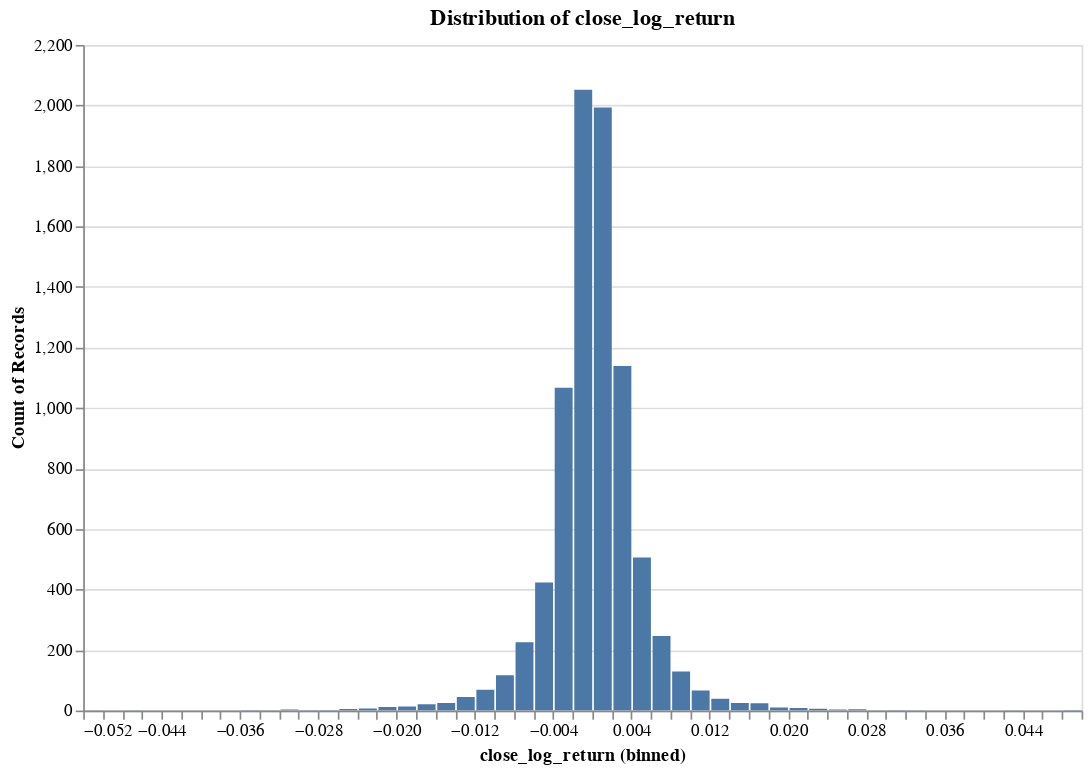

Source (notebook cell):
### Code cell
research.plot_distribution(ts, target, no_bins = 100)

### Figure 1 — Vega specification as saved in the notebook (floating-point values rounded to 4 significant figures)
{"$schema": "https://vega.github.io/schema/vega/v5.json", "data": [{"name": "param_4_store"}, {"name": "source_0", "values": [{"__count": 2052, "bin_maxbins_100_close_log_return": -0.002, "bin_maxbins_100_close_log_return_end": -1.735e-18}, {"__count": 1139, "bin_maxbins_100_close_log_return": 0.002, "bin_maxbins_100_close_log_return_end": 0.004}, {"__count": 1067, "bin_maxbins_100_close_log_return": -0.004, "bin_maxbins_100_close_log_return_end": -0.002}, {"__count": 1993, "bin_maxbins_100_close_log_return": 0.0, "bin_maxbins_100_close_log_return_end": 0.002}, {"__count": 506, "bin_maxbins_100_close_log_return": 0.004, "bin_maxbins_100_close_log_return_end": 0.006}, {"__count": 423, "bin_maxbins_100_close_log_return": -0.006, "bin_maxbins_100_close_log_return_end": -0.004}, {"__count": 129, "bin_maxbins_100_close_log_return": 0.008, "bin_maxbins_100_close_log_return_end": 0.01}, {"__count": 246, "bin_maxbins_100_close_log_return": 0.006, "bin_maxbins_100_close_log_return_end": 0.008}, {"__count": 117, "bin_maxbins_100_close_log_return": -0.01, "bin_maxbins_100_close_log_return_end": -0.008}, {"__count": 25, "bin_maxbins_100_close_log_return": 0.014, "bin_maxbins_100_close_log_return_end": 0.016}, {"__count": 226, "bin_maxbins_100_close_log_return": -0.008, "bin_maxbins_100_close_log_return_end": -0.006}, {"__count": 69, "bin_maxbins_100_close_log_return": -0.012, "bin_maxbins_100_close_log_return_end": -0.01}, {"__count": 39, "bin_maxbins_100_close_log_return": 0.012, "bin_maxbins_100_close_log_return_end": 0.014}, {"__count": 2, "bin_maxbins_100_close_log_return": -0.028, "bin_maxbins_100_close_log_return_end": -0.026}, {"__count": 45, "bin_maxbins_100_close_log_return": -0.014, "bin_maxbins_100_close_log_return_end": -0.012}, {"__count": 66, "bin_maxbins_100_close_log_return": 0.01, "bin_maxbins_100_close_log_return_end": 0.012}, {"__count": 24, "bin_maxbins_100_close_log_return": 0.016, "bin_maxbins_100_close_log_return_end": 0.018}, {"__count": 21, "bin_maxbins_100_close_log_return": -0.018, "bin_maxbins_100_close_log_return_end": -0.016}, {"__count": 3, "bin_maxbins_100_close_log_return": 0.024, "bin_maxbins_100_close_log_return_end": 0.026}, {"__count": 4, "bin_maxbins_100_close_log_return": 0.026, "bin_maxbins_100_close_log_return_end": 0.028}, {"__count": 10, "bin_maxbins_100_close_log_return": 0.018, "bin_maxbins_100_close_log_return_end": 0.02}, {"__count": 13, "bin_maxbins_100_close_log_return": -0.02, "bin_maxbins_100_close_log_return_end": -0.018}, {"__count": 8, "bin_maxbins_100_close_log_return": 0.02, "bin_maxbins_100_close_log_return_end": 0.022}, {"__count": 2, "bin_maxbins_100_close_log_return": -0.03, "bin_maxbins_100_close_log_return_end": -0.028}, {"__count": 7, "bin_maxbins_100_close_log_return": -0.024, "bin_maxbins_100_close_log_return_end": -0.022}, {"__count": 12, "bin_maxbins_100_close_log_return": -0.022, "bin_maxbins_100_close_log_return_end": -0.02}, {"__count": 6, "bin_maxbins_100_close_log_return": 0.022, "bin_maxbins_100_close_log_return_end": 0.024}, {"__count": 25, "bin_maxbins_100_close_log_return": -0.016, "bin_maxbins_100_close_log_return_end": -0.014}, {"__count": 1, "bin_maxbins_100_close_log_return": 0.032, "bin_maxbins_100_close_log_return_end": 0.034}, {"__count": 5, "bin_maxbins_100_close_log_return": -0.026, "bin_maxbins_100_close_log_return_end": -0.024}, {"__count": 2, "bin_maxbins_100_close_log_return": 0.048, "bin_maxbins_100_close_log_return_end": 0.05}, {"__count": 2, "bin_maxbins_100_close_log_return": -0.036, "bin_maxbins_100_close_log_return_end": -0.034}, {"__count": 1, "bin_maxbins_100_close_log_return": -0.034, "bin_maxbins_100_close_log_return_end": -0.032}, {"__count": 3, "bin_maxbins_100_close_log_return": -0.032, "bin_maxbins_100_close_log_return_end": -0.03}, {"__count": 1, "bin_maxbins_100_close_log_return": 0.042, "bin_maxbins_100_close_log_return_end": 0.044}, {"__count": 2, "bin_maxbins_100_close_log_return": 0.03, "bin_maxbins_100_close_log_return_end": 0.032}, {"__count": 1, "bin_maxbins_100_close_log_return": -0.048, "bin_maxbins_100_close_log_return_end": -0.046}, {"__count": 1, "bin_maxbins_100_close_log_return": -0.052, "bin_maxbins_100_close_log_return_end": -0.05}, {"__count": 1, "bin_maxbins_100_close_log_return": 0.028, "bin_maxbins_100_close_log_return_end": 0.03}]}, {"name": "source_0_y_domain___count", "values": [{"min": 1, "max": 2052}]}], "signals": [{"name": "bin_maxbins_100_close_log_return_bins", "value": {"fields": ["close_log_return"], "fname": "bin_close_log_return", "start": -0.052, "step": 0.002, "stop": 0.05}}, {"name": "unit", "value": {}, "on": [{"events": "pointermove", "update": "isTuple(group()) ? group() : unit"}]}, {"name": "param_4", "update": "vlSelectionResolve(\"param_4_store\", \"union\")"}, {"name": "param_4_close_log_return", "on": [{"events": [{"source": "view", "type": "dblclick"}], "update": "null"}, {"events": {"signal": "param_4_translate_delta"}, "update": "panLinear(param_4_translate_anchor.extent_x, -param_4_translate_delta.x / width)"}, {"events": {"signal": "param_4_zoom_delta"}, "update": "zoomLinear(domain(\"x\"), param_4_zoom_anchor.x, param_4_zoom_delta)"}]}, {"name": "param_4_tuple", "on": [{"events": [{"signal": "param_4_close_log_return"}], "update": "param_4_close_log_return ? {unit: \"\", fields: param_4_tuple_fields, values: [param_4_close_log_return]} : null"}]}, {"name": "param_4_tuple_fields", "value": [{"field": "close_log_return", "channel": "x", "type": "R"}]}, {"name": "param_4_translate_anchor", "value": {}, "on": [{"events": [{"source": "scope", "type": "pointerdown"}], "update": "{x: x(unit), y: y(unit), extent_x: domain(\"x\")}"}]}, {"name": "param_4_translate_delta", "value": {}, "on": [{"events": [{"source": "window", "between": [{"source": "scope", "type": "pointerdown"}, {"source": "window", "type": "pointerup"}], "type": "pointermove", "consume": true}], "update": "{x: param_4_translate_anchor.x - x(unit), y: param_4_translate_anchor.y - y(unit)}"}]}, {"name": "param_4_zoom_anchor", "on": [{"events": [{"source": "scope", "consume": true, "type": "wheel"}], "update": "{x: invert(\"x\", x(unit)), y: invert(\"y\", y(unit))}"}]}, {"name": "param_4_zoom_delta", "on": [{"events": [{"source": "scope", "type": "wheel", "consume": true}], "update": "pow(1.001, event.deltaY * pow(16, event.deltaMode))", "force": true}]}, {"name": "param_4_modify", "on": [{"events": {"signal": "param_4_tuple"}, "update": "modify(\"param_4_store\", param_4_tuple, true)"}]}], "marks": [{"type": "rect", "name": "marks", "from": {"data": "source_0"}, "encode": {"update": {"x2": {"field": "bin_maxbins_100_close_log_return", "scale": "x", "offset": {"signal": "0.5 + (abs(scale(\"x\", datum[\"bin_maxbins_100_close_log_return_end\"]) - scale(\"x\", datum[\"bin_maxbins_100_close_log_return\"])) < 0.25 ? -0.5 * (0.25 - (abs(scale(\"x\", datum[\"bin_maxbins_100_close_log_return_end\"]) - scale(\"x\", datum[\"bin_maxbins_100_close_log_return\"])))) : 0.5)"}}, "x": {"field": "bin_maxbins_100_close_log_return_end", "scale": "x", "offset": {"signal": "0.5 + (abs(scale(\"x\", datum[\"bin_maxbins_100_close_log_return_end\"]) - scale(\"x\", datum[\"bin_maxbins_100_close_log_return\"])) < 0.25 ? 0.5 * (0.25 - (abs(scale(\"x\", datum[\"bin_maxbins_100_close_log_return_end\"]) - scale(\"x\", datum[\"bin_maxbins_100_close_log_return\"])))) : -0.5)"}}, "y": {"field": "__count", "scale": "y"}, "y2": {"value": 0, "scale": "y"}, "fill": {"value": "#4c78a8"}}}, "interactive": true, "style": ["bar"], "clip": true}], "scales": [{"name": "x", "type": "linear", "domain": {"signal": "[bin_maxbins_100_close_log_return_bins.start, bin_maxbins_100_close_log_return_bins.stop]"}, "range": [0, {"signal": "width"}], "bins": {"signal": "bin_maxbins_100_close_log_return_bins"}, "domainRaw": {"signal": "param_4[\"close_log_return\"]"}, "zero": false}, {"name": "y", "type": "linear", "domain": [{"signal": "(data(\"source_0_y_domain___count\")[0] || {}).min"}, {"signal": "(data(\"source_0_y_domain___count\")[0] || {}).max"}], "range": [{"signal": "height"}, 0], "nice": true, "zero": true}], "axes": [{"scale": "y", "minExtent": 0, "orient": "left", "grid": true, "tickCount": {"signal": "ceil(height/40)"}, "ticks": false, "zindex": 0, "maxExtent": 0, "labels": false, "aria": false, "gridScale": "x", "domain": false}, {"scale": "x", "orient": "bottom", "labelFlush": true, "labelOverlap": true, "title": "close_log_return (binned)", "grid": false, "tickCount": {"signal": "ceil(width/10)"}, "zindex": 0}, {"scale": "y", "orient": "left", "title": "Count of Records", "labelOverlap": true, "tickCount": {"signal": "ceil(height/40)"}, "zindex": 0, "grid": false}], "title": {"text": "Distribution of close_log_return", "frame": "group"}, "style": "cell", "background": "white", "width": 600, "height": 400, "padding": 5}
